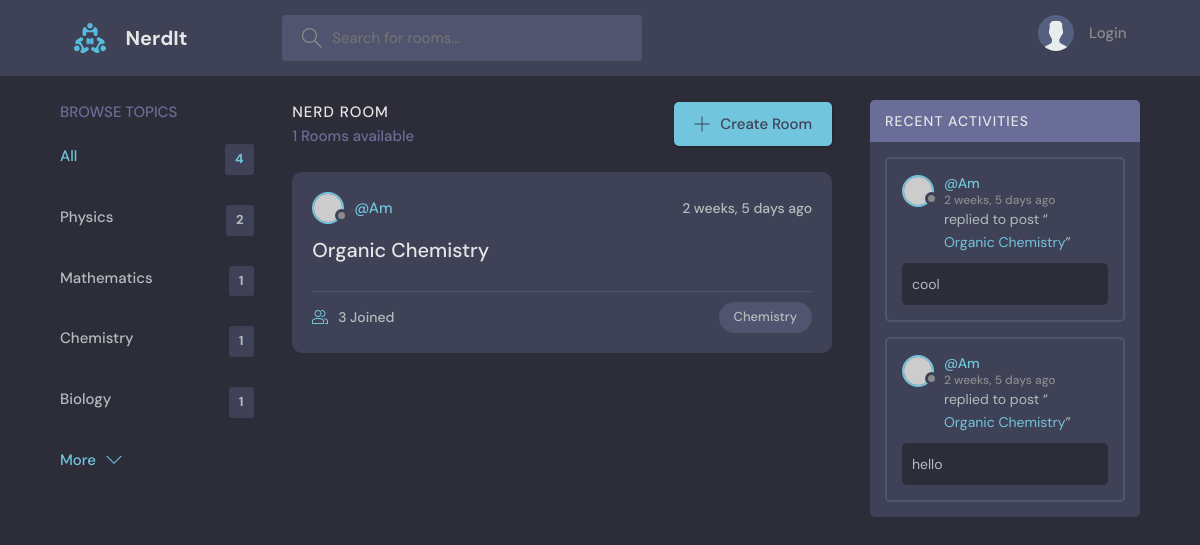
The page /?q=Chemistry on the database its author committed.
### base/models.py (models this page shows, shortened)
class Topic(models.Model):
    name=models.CharField(max_length=200)

class Room(models.Model):
    host = models.ForeignKey(User, on_delete=models.SET_NULL, null=True)
    topic = models.ForeignKey(Topic, on_delete=models.SET_NULL, null=True)
    name  = models.CharField(max_length=200)
    description = models.TextField(null=True, blank=True)
    participants = models.ManyToManyField(User, related_name='participants', blank=True)
    updated = models.DateTimeField(auto_now=True)
    created = models.DateTimeField(auto_now_add=True)
    class Meta:
        ordering = ['-updated', '-created']
    def __str__(self):
        return self.name

class Message(models.Model):
    user = models.ForeignKey(User, on_delete=models.CASCADE)
    room = models.ForeignKey(Room, on_delete=models.CASCADE)
    body = models.TextField()
    updated = models.DateTimeField(auto_now=True)
    created = models.DateTimeField(auto_now_add=True)
    class Meta:
        ordering = ['-updated', '-created']

### base/views.py (the view)
# urls.py: path('', views.home, name="home"),
def home(request):
    q = request.GET.get('q') if request.GET.get('q') != None else ''
    rooms = Room.objects.filter(Q(topic__name__icontains = q) | Q(description__icontains=q))
    topics = Topic.objects.all()
    room_count = rooms.count()
    room_messages = Message.objects.filter(Q(room__topic__name__icontains=q))
    context = {'rooms':rooms, 'topics':topics, 'room_count':room_count, 'room_messages':room_messages}
    return render(request, 'base/home.html', context)

### base/templates/base/home.html (shortened to what this page needs)
{% extends 'main.html' %}
{% block content %}
    <main class="layout layout--3">
      <div class="container">
        {% include 'base/topics_component.html' %}
        <div class="roomList">
          <div class="roomList__header">
            <div>
              <h2>Nerd Room</h2>
              <p>{{room_count}} Rooms available</p>
            </div>
            <a class="btn btn--main" href="create-room.html">
              <svg version="1.1" xmlns="http://www.w3.org/2000/svg" width="32" height="32" viewBox="0 0 32 32">
                <title>add</title>
                <path
                  d="M16.943 0.943h-1.885v14.115h-14.115v1.885h14.115v14.115h1.885v-14.115h14.115v-1.885h-14.115v-14.115z"
                ></path>
              </svg>
              Create Room
            </a>
          </div>
          {% include 'base/feed_component.html' %}
        </div>
        {% include 'base/activity_component.html' %}
      </div>
    </main>
{% endblock %}

### base/templates/base/topics_component.html
<div class="topics">
    <div class="topics__header">
      <h2>Browse Topics</h2>
    </div>
    <ul class="topics__list">
      <li>
        <a href="{% url 'home' %}" class="active">All <span>{{topics.count}}</span></a>
      </li>
      {% for topic in topics %}
      <li>
        <a href="{% url 'home' %}?q={{topic.name}}">{{topic.name}}<span>{{topic.room_set.all.count}}</span></a>
      </li>
      {% endfor %}
    </ul>
    <a class="btn btn--link" href="topics.html">
      More
      <svg version="1.1" xmlns="http://www.w3.org/2000/svg" width="32" height="32" viewBox="0 0 32 32">
        <title>chevron-down</title>
        <path d="M16 21l-13-13h-3l16 16 16-16h-3l-13 13z"></path>
      </svg>
    </a>
  </div>

### base/templates/base/feed_component.html (shortened to what this page needs)
{% for room in rooms %}
<div class="roomListRoom">
    <div class="roomListRoom__header">
      <a href="{% url 'user-profile' room.host.id %}" class="roomListRoom__author">
        <div class="avatar avatar--small">
          <img src="https://randomuser.me/api/portraits/women/11.jpg" />
        </div>
        <span>@{{room.host.username}}</span>
      </a>
      <div class="roomListRoom__actions">
        <span>{{room.created|timesince}} ago</span>
      </div>
    </div>
    <div class="roomListRoom__content">
      <a href="{% url 'room' room.id %}">{{room.name}}</a>
    </div>
    <div class="roomListRoom__meta">
      <a href="{% url 'room' room.id%}" class="roomListRoom__joined">
        {{room.participants.all.count}} Joined
      </a>
      <p class="roomListRoom__topic">{{room.topic.name}}</p>
    </div>
  </div>
  {% endfor %}

### base/templates/base/activity_component.html
<div class="activities">
    <div class="activities__header">
      <h2>Recent Activities</h2>
    </div>
    {% for message in room_messages %}
    <div class="activities__box">
      <div class="activities__boxHeader roomListRoom__header">
        <a href="{% url 'user-profile' message.user.id %}" class="roomListRoom__author">
          <div class="avatar avatar--small">
            <img src="https://randomuser.me/api/portraits/women/11.jpg" />
          </div>
          <p>
            @{{message.user}}
            <span>{{message.created|timesince}} ago</span>
          </p>
        </a>
      </div>
      <div class="activities__boxContent">
        <p>replied to post “<a href="{% url 'room' message.room.id %}">{{message.room}}</a>”</p>
        <div class="activities__boxRoomContent">
          {{message.body}}
        </div>
      </div>
    </div>
    {% endfor %}
  </div>

### rows shown on the page
Topic: name "Physics", room_set.all.count "2"
Topic: name "Mathematics", room_set.all.count "1"
Topic: name "Chemistry", room_set.all.count "1"
Topic: name "Biology", room_set.all.count "1"
Room: host.username "Am", created "2 weeks, 5 days", name "Organic Chemistry", participants.all.count "3", topic.name "Chemistry"
Message: user "Am", created "2 weeks, 5 days", room "Organic Chemistry", body "cool"
Message: user "Am", created "2 weeks, 5 days", room "Organic Chemistry", body "hello"

### other values the page prints
{{ topics.count }} "4"
{{ room_count }} "1"
